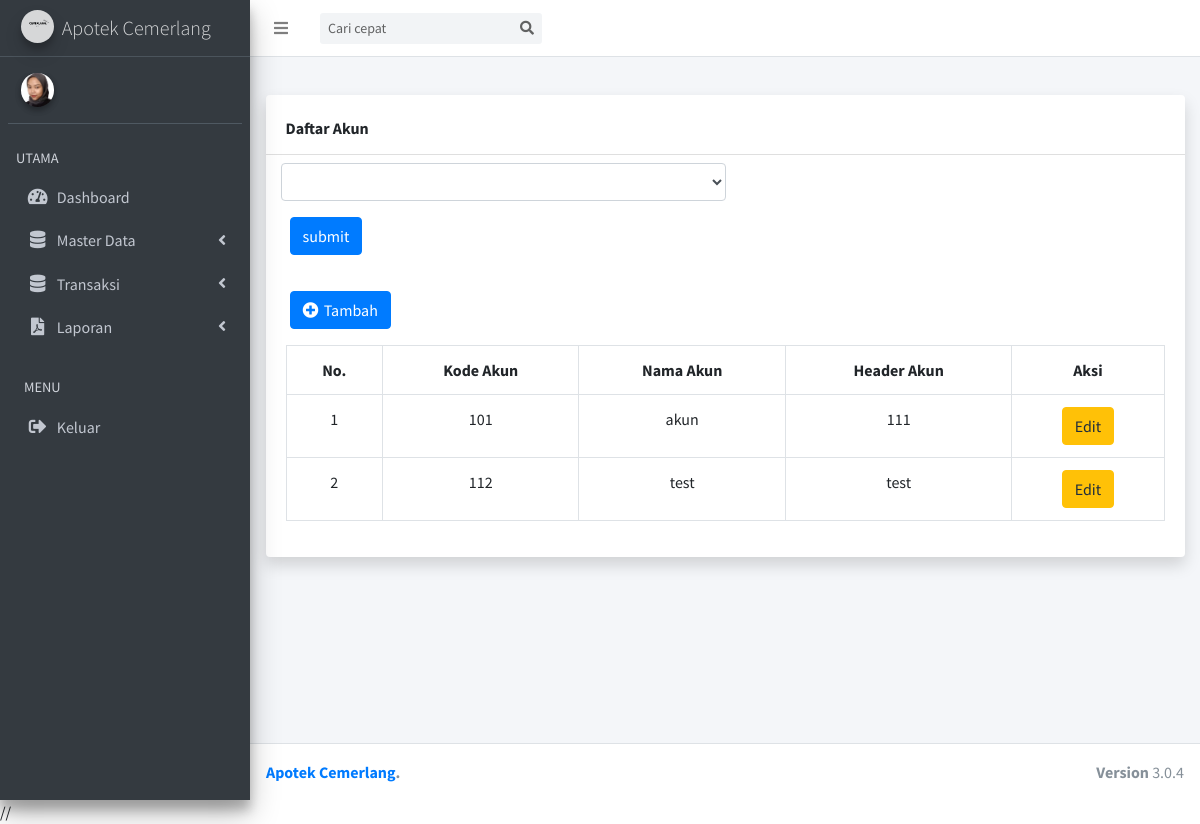
Before: /index.php/coa with the older database file.
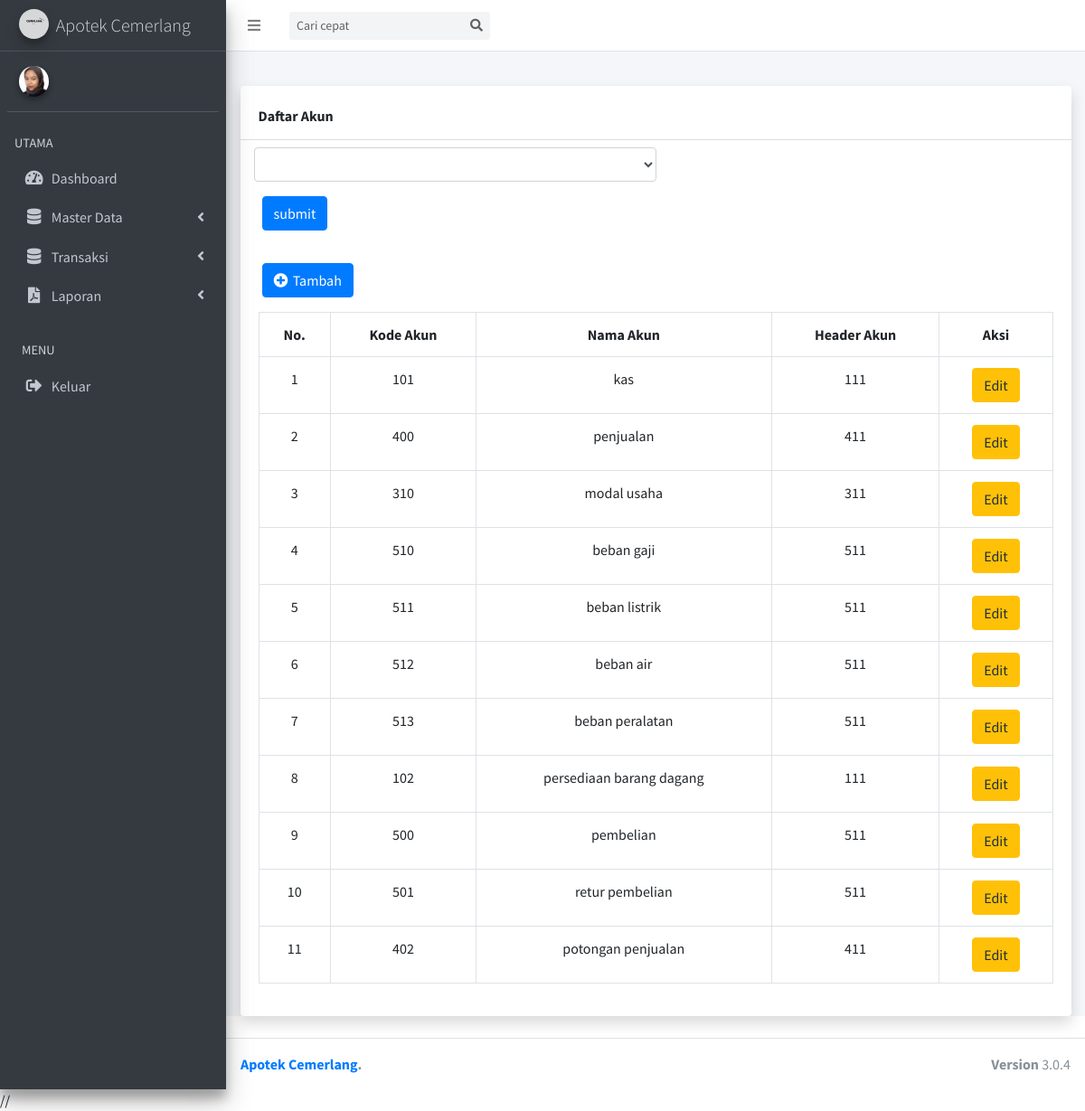
After: the same page with the newer database file.
### tables this page shows
CREATE TABLE `coa` (
  `id_coa` int(11) NOT NULL,
  `kode_coa` varchar(50) DEFAULT NULL,
  `nama_coa` varchar(45) DEFAULT NULL,
  `header_coa` varchar(45) DEFAULT NULL
);

### application/controllers/coa.php (called while the page is built, shortened)
<?php
class coa extends CI_Controller
{
    public function __construct()
    {
        $this->load->model('coaModel');
    }
    public function index()
    {
        $data = [
            'data' => $this->coaModel->index(),
            'title' => 'Daftar Akun',
        ];
        $this->load->view('module/header', $data);
        $this->load->view('coa/coa', $data);
        $this->load->view('module/footer');
    }
}

### index.php (called while the page is built, shortened)
<?php
require_once BASEPATH.'core/CodeIgniter.php';

### application/models/coaModel.php (called while the page is built, shortened)
<?php
class coaModel extends CI_Model
{
    public function index()
    {
        return $this->db->get('coa')->result();
    }
}

### application/views/coa/coa.php (the view, shortened to what this page needs)
<div class="content-wrapper">
  <section class="content-header">
  </section>
  <section class="content">
    <div class="container">
      <div class="card shadow mb-4">
        <div class="card-header py-3 mt-2">
          <h6 class="m-0 font-weight-bold "><?= $title ?></h6>
        </div>
        <form action="{{ url('COA') }}" method="get">
          <div class="form-group col-md-6 ml-2 mt-2">
            <select name="cari" id="" class="form-control">
            </select>
          </div>
          <button type=submit name=submit class="btn btn-primary ml-4">submit</button>
        </form>
        <div class="card-body">
          <a href="#" class="btn btn-primary ml-1 mt-3 mb-3" id="tambah"> <i class="fas fa-plus-circle me-1  " style="letter-spacing: 2px"></i> Tambah </a>
          <div class="table-responsive">
            <table class="table table-bordered" id="dataTable" width="100%" cellspacing="0">
              <tr class="text-center">
                <th>No.</th>
                <th>Kode Akun</th>
                <th>Nama Akun</th>
                <th>Header Akun</th>
                <th>Aksi</th>
              </tr>
              <?php
              $no = 1;
              ?>
              <?php foreach ($data as $d) : ?>
                <tr class="text-center">
                  <td><?= $no ?></td>
                  <td> <?= $d->kode_coa ?> </td>
                  <td> <?= $d->nama_coa ?> </td>
                  <td> <?= $d->header_coa ?> </td>
                  <td>
                    <a href="#" class="btn btn-warning" onclick="edit(<?= $d->id_coa ?>)"> Edit</a>
                  </td>
                </tr>
                <?php
                $no++;
                ?>
              <?php endforeach; ?>
            </table>
          </div>
        </div>
      </div>
    </div>
  </section>
</div>

Changed rows visible on the page:
removed coa: kode_coa "112", nama_coa "test", header_coa "test"
changed coa: nama_coa "akun" → "kas"
added coa: kode_coa "400", nama_coa "penjualan", header_coa "411"
added coa: kode_coa "310", nama_coa "modal usaha", header_coa "311"
added coa: kode_coa "510", nama_coa "beban gaji", header_coa "511"
added coa: kode_coa "511", nama_coa "beban listrik", header_coa "511"
added coa: kode_coa "512", nama_coa "beban air", header_coa "511"
added coa: kode_coa "513", nama_coa "beban peralatan", header_coa "511"
added coa: kode_coa "102", nama_coa "persediaan barang dagang", header_coa "111"
added coa: kode_coa "500", nama_coa "pembelian", header_coa "511"
added coa: kode_coa "501", nama_coa "retur pembelian", header_coa "511"
added coa: kode_coa "402", nama_coa "potongan penjualan", header_coa "411"
